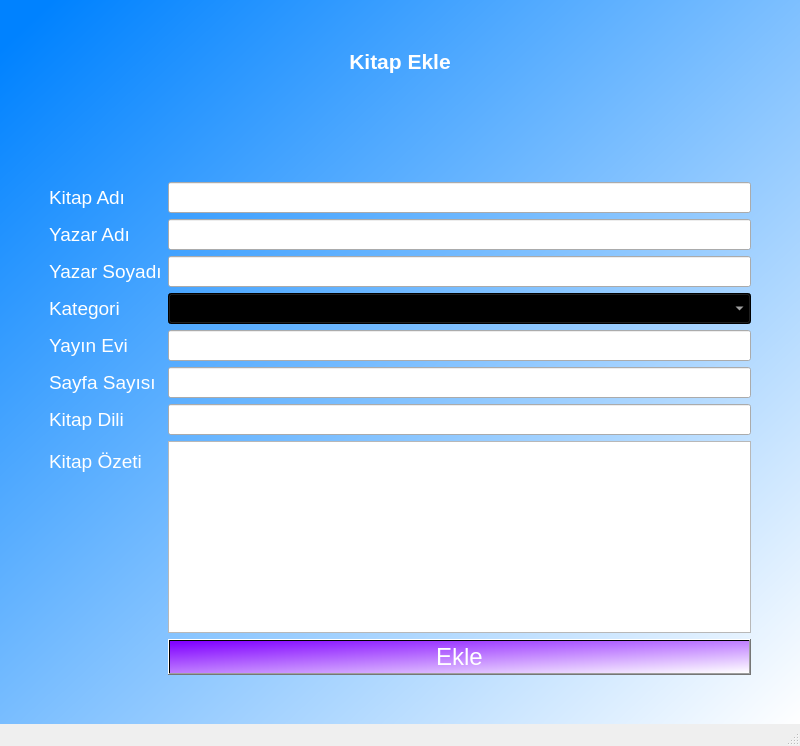
<?xml version="1.0" encoding="UTF-8"?>
<ui version="4.0">
 <class>MainWindow</class>
 <widget class="QMainWindow" name="MainWindow">
  <property name="geometry">
   <rect>
    <x>0</x>
    <y>0</y>
    <width>800</width>
    <height>746</height>
   </rect>
  </property>
  <property name="windowTitle">
   <string>Kitap Ekle</string>
  </property>
  <property name="windowIcon">
   <iconset resource="add_book.qrc">
    <normaloff>:/img/img/books.ico</normaloff>:/img/img/books.ico</iconset>
  </property>
  <property name="styleSheet">
   <string notr="true">#centralwidget{background-color: qlineargradient(spread:pad, x1:0.015, y1:0.0515, x2:1, y2:1, stop:0 rgba(0, 130, 255, 255), stop:1 rgba(255, 255, 255, 255));}
QPushButton, QComboBox{
 color:#fff;
background-color: qlineargradient(spread:pad, x1:0.015, y1:0.0515, x2:1, y2:1, stop:0 rgba(130, 4, 255, 255), stop:1 rgba(255, 255, 255, 255)); }

QLabel{color:#fff}




</string>
  </property>
  <widget class="QWidget" name="centralwidget">
   <layout class="QGridLayout" name="gridLayout">
    <item row="4" column="1">
     <spacer name="verticalSpacer_3">
      <property name="orientation">
       <enum>Qt::Vertical</enum>
      </property>
      <property name="sizeType">
       <enum>QSizePolicy::Minimum</enum>
      </property>
      <property name="sizeHint" stdset="0">
       <size>
        <width>20</width>
        <height>40</height>
       </size>
      </property>
     </spacer>
    </item>
    <item row="3" column="0">
     <spacer name="horizontalSpacer_2">
      <property name="orientation">
       <enum>Qt::Horizontal</enum>
      </property>
      <property name="sizeType">
       <enum>QSizePolicy::Minimum</enum>
      </property>
      <property name="sizeHint" stdset="0">
       <size>
        <width>40</width>
        <height>20</height>
       </size>
      </property>
     </spacer>
    </item>
    <item row="3" column="2">
     <spacer name="horizontalSpacer">
      <property name="orientation">
       <enum>Qt::Horizontal</enum>
      </property>
      <property name="sizeType">
       <enum>QSizePolicy::Minimum</enum>
      </property>
      <property name="sizeHint" stdset="0">
       <size>
        <width>40</width>
        <height>20</height>
       </size>
      </property>
     </spacer>
    </item>
    <item row="0" column="1">
     <spacer name="verticalSpacer_2">
      <property name="orientation">
       <enum>Qt::Vertical</enum>
      </property>
      <property name="sizeType">
       <enum>QSizePolicy::Minimum</enum>
      </property>
      <property name="sizeHint" stdset="0">
       <size>
        <width>20</width>
        <height>40</height>
       </size>
      </property>
     </spacer>
    </item>
    <item row="2" column="1">
     <spacer name="verticalSpacer">
      <property name="orientation">
       <enum>Qt::Vertical</enum>
      </property>
      <property name="sizeType">
       <enum>QSizePolicy::MinimumExpanding</enum>
      </property>
      <property name="sizeHint" stdset="0">
       <size>
        <width>20</width>
        <height>40</height>
       </size>
      </property>
     </spacer>
    </item>
    <item row="3" column="1">
     <layout class="QFormLayout" name="formLayout">
      <item row="0" column="0">
       <widget class="QLabel" name="label_book_name">
        <property name="font">
         <font>
          <pointsize>14</pointsize>
         </font>
        </property>
        <property name="text">
         <string>Kitap Adı</string>
        </property>
       </widget>
      </item>
      <item row="0" column="1">
       <widget class="QLineEdit" name="lineEdit_book_name">
        <property name="font">
         <font>
          <pointsize>14</pointsize>
         </font>
        </property>
       </widget>
      </item>
      <item row="1" column="0">
       <widget class="QLabel" name="label_author_first_name">
        <property name="font">
         <font>
          <pointsize>14</pointsize>
         </font>
        </property>
        <property name="text">
         <string>Yazar Adı</string>
        </property>
       </widget>
      </item>
      <item row="1" column="1">
       <widget class="QLineEdit" name="lineEdit_author_first_name">
        <property name="font">
         <font>
          <pointsize>14</pointsize>
         </font>
        </property>
       </widget>
      </item>
      <item row="2" column="0">
       <widget class="QLabel" name="label_author_last_name">
        <property name="font">
         <font>
          <pointsize>14</pointsize>
         </font>
        </property>
        <property name="text">
         <string>Yazar Soyadı</string>
        </property>
       </widget>
      </item>
      <item row="2" column="1">
       <widget class="QLineEdit" name="lineEdit_author_last_name">
        <property name="font">
         <font>
          <pointsize>14</pointsize>
         </font>
        </property>
       </widget>
      </item>
      <item row="3" column="0">
       <widget class="QLabel" name="label_category">
        <property name="font">
         <font>
          <pointsize>14</pointsize>
         </font>
        </property>
        <property name="text">
         <string>Kategori</string>
        </property>
       </widget>
      </item>
      <item row="3" column="1">
       <widget class="QComboBox" name="comboBox_category">
        <property name="font">
         <font>
          <pointsize>14</pointsize>
         </font>
        </property>
       </widget>
      </item>
      <item row="4" column="0">
       <widget class="QLabel" name="label_publisher">
        <property name="font">
         <font>
          <pointsize>14</pointsize>
         </font>
        </property>
        <property name="text">
         <string>Yayın Evi</string>
        </property>
       </widget>
      </item>
      <item row="4" column="1">
       <widget class="QLineEdit" name="lineEdit_publisher">
        <property name="font">
         <font>
          <pointsize>14</pointsize>
         </font>
        </property>
       </widget>
      </item>
      <item row="5" column="0">
       <widget class="QLabel" name="label_page_count">
        <property name="font">
         <font>
          <pointsize>14</pointsize>
         </font>
        </property>
        <property name="text">
         <string>Sayfa Sayısı</string>
        </property>
       </widget>
      </item>
      <item row="5" column="1">
       <widget class="QLineEdit" name="lineEdit_page_count">
        <property name="font">
         <font>
          <pointsize>14</pointsize>
         </font>
        </property>
       </widget>
      </item>
      <item row="6" column="0">
       <widget class="QLabel" name="label_language">
        <property name="font">
         <font>
          <pointsize>14</pointsize>
         </font>
        </property>
        <property name="text">
         <string>Kitap Dili</string>
        </property>
       </widget>
      </item>
      <item row="6" column="1">
       <widget class="QLineEdit" name="lineEdit_language">
        <property name="font">
         <font>
          <pointsize>14</pointsize>
         </font>
        </property>
       </widget>
      </item>
      <item row="7" column="0">
       <widget class="QLabel" name="label_language_2">
        <property name="font">
         <font>
          <pointsize>14</pointsize>
         </font>
        </property>
        <property name="text">
         <string>Kitap Özeti</string>
        </property>
       </widget>
      </item>
      <item row="7" column="1">
       <widget class="QTextEdit" name="textEdit_description"/>
      </item>
      <item row="8" column="1">
       <widget class="QPushButton" name="pushButton_add_book">
        <property name="font">
         <font>
          <pointsize>18</pointsize>
         </font>
        </property>
        <property name="text">
         <string>Ekle</string>
        </property>
       </widget>
      </item>
     </layout>
    </item>
    <item row="1" column="1">
     <layout class="QHBoxLayout" name="horizontalLayout">
      <item>
       <widget class="QLabel" name="label_add_book_form_title">
        <property name="font">
         <font>
          <pointsize>16</pointsize>
          <weight>75</weight>
          <bold>true</bold>
         </font>
        </property>
        <property name="text">
         <string>Kitap Ekle</string>
        </property>
        <property name="alignment">
         <set>Qt::AlignCenter</set>
        </property>
       </widget>
      </item>
     </layout>
    </item>
   </layout>
  </widget>
  <widget class="QStatusBar" name="statusbar"/>
 </widget>
 <resources>
  <include location="add_book.qrc"/>
 </resources>
 <connections/>
</ui>
